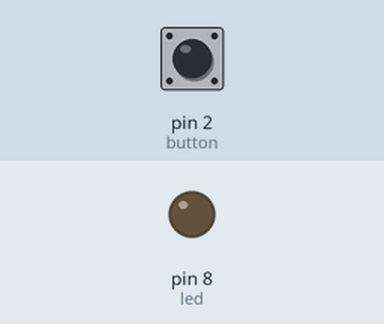
Recording of a sketch running on a simulated Arduino Uno, built with avr-gcc and run on an emulated ATmega328P. Shown: output pins drawn as LEDs (lit = HIGH). Inputs (shaded band) come from the test bench; at power-on: pin 2 (button) LOW.

Above: at 1.2 s.
1.3 s: pin 2 (button) pulled HIGH for 0.15 s
At 1.37 s:
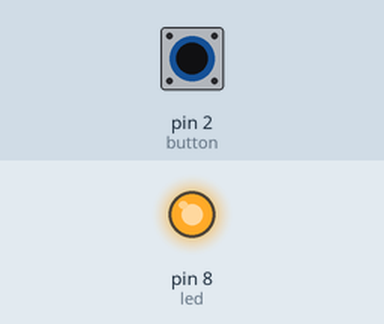
2.9 s: pin 2 (button) pulled HIGH for 3.2 s
At 7.5 s:
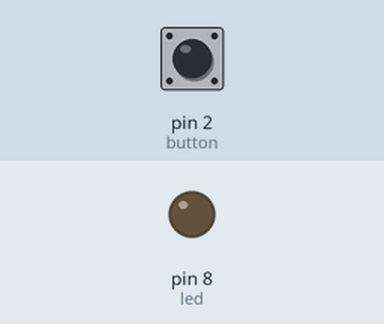
Timing chart, 0 to 9.0 s (numbered marks = the images above; inputs shaded):
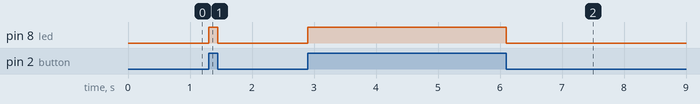

The sketch:

ONOFF.ino.ino
```cpp
int led = 8;// this is the led pin
int button = 2;// this is the button pin
int button_value = 0; // variable for reading the pin status
void setup() {
  pinMode(led, OUTPUT);//declared led as output
  pinMode(button, INPUT); //declared push button as input
}

void loop() {
  button_value = digitalRead(button);//reads input value

  if (button_value == HIGH) {
    digitalWrite(led, HIGH);
  }

  else {
    digitalWrite(led, LOW);
  }
}
```

Measured:
- after the input at 1.3 s, pin 8 (led): LOW → HIGH at once, → LOW 0.15 s later
- after the input at 2.9 s, pin 8 (led): LOW → HIGH at once, → LOW 3.2 s later
